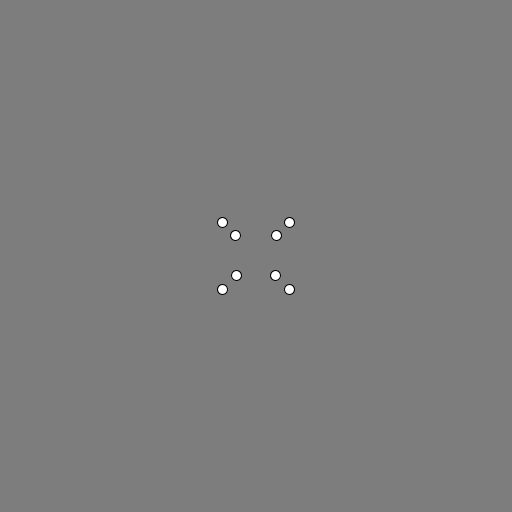
Frame 1 (no input)
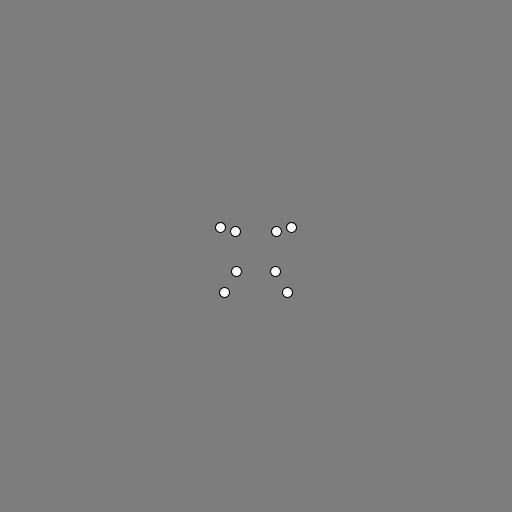
Frame 60 (the mouse pressed at the canvas centre just before this capture)
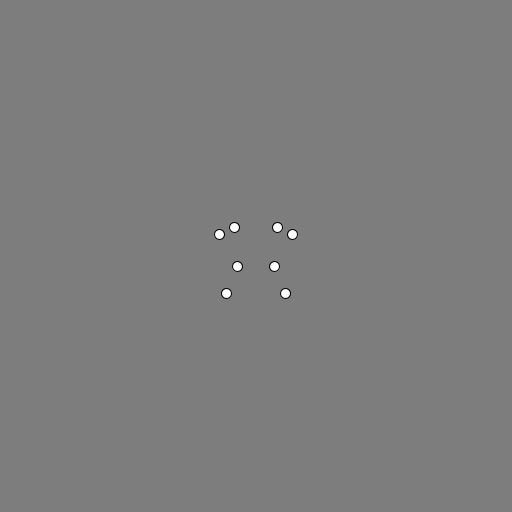
Frame 120 (the mouse held since frame 60 and released just before this capture)

The Processing sketch that drew these frames (run headless with seeded random() and noise(); from frame 60 on, the mouse is pressed at the canvas centre):

// Processing sketch: proyeccion_base
// ── proyeccion_base.pde
PVector [] cubo;
PVector [] proyeccion;
float [][] Pn = {
  {1, 0, 0},
  {0, 1, 0},
  {0, 0, 0}
};

float [][] Pp = {
  {1, 0, 0},
  {0, 1, 0},
  {0, 0, 1},
};

void setup () {
  size (512, 512);
  cubo = new PVector[8];
  cubo[0] = new PVector(20, 20, 20);
  cubo[1] = new PVector(20, -20, 20);
  cubo[2] = new PVector(-20, -20, 20);
  cubo[3] = new PVector(-20, 20, 20);
  
  cubo[4] = new PVector(20, 20, -20);
  cubo[5] = new PVector(20, -20, -20);
  cubo[6] = new PVector(-20, -20, -20);
  cubo[7] = new PVector(-20, 20, -20);
  proyeccion = new PVector[8];
}

void draw () {
  background(125);
  float t = millis() / 1000.0;
  translate(width/2, height/2);
  float [][] Rx = rotacionX(radians(10*t));
  Pp = perspectiveM (100);
  // Proyección de 3D a 2D
  for (int k = 0; k < 8; k++) {
    PVector rx = Multiplicar3x3v(Rx,cubo[k]);
    rx.add(0,0,80);
    PVector pv = Multiplicar3x3v(Pp, rx);
    pv.div(pv.z);
    proyeccion[k] = pv;
  }
  // Dibujamos en 2D
  for (PVector p : proyeccion) {
    fill(255);
    circle(p.x, p.y, 10);  
  }
}

PVector Multiplicar3x3v(float [][] P, PVector v) {
  float x = P[0][0] * v.x + P[0][1] * v.y + P[0][2] * v.z;
  float y = P[1][0] * v.x + P[1][1] * v.y + P[1][2] * v.z;
  float z = P[2][0] * v.x + P[2][1] * v.y + P[2][2] * v.z;
  return new PVector(x, y, z);
}

float [][] rotacionX (float theta) {
  float [][] M = {
    {1, 0,          0},
    {0, cos(theta), -sin(theta)},
    {0, sin(theta), cos(theta)}
  };
  
  return M;
}

float [][] perspectiveM (float d) {
  float [][] P = {
    {1, 0, 0},
    {0, 1, 0},
    {0, 0, 1/d},
  };
  return P;
}
